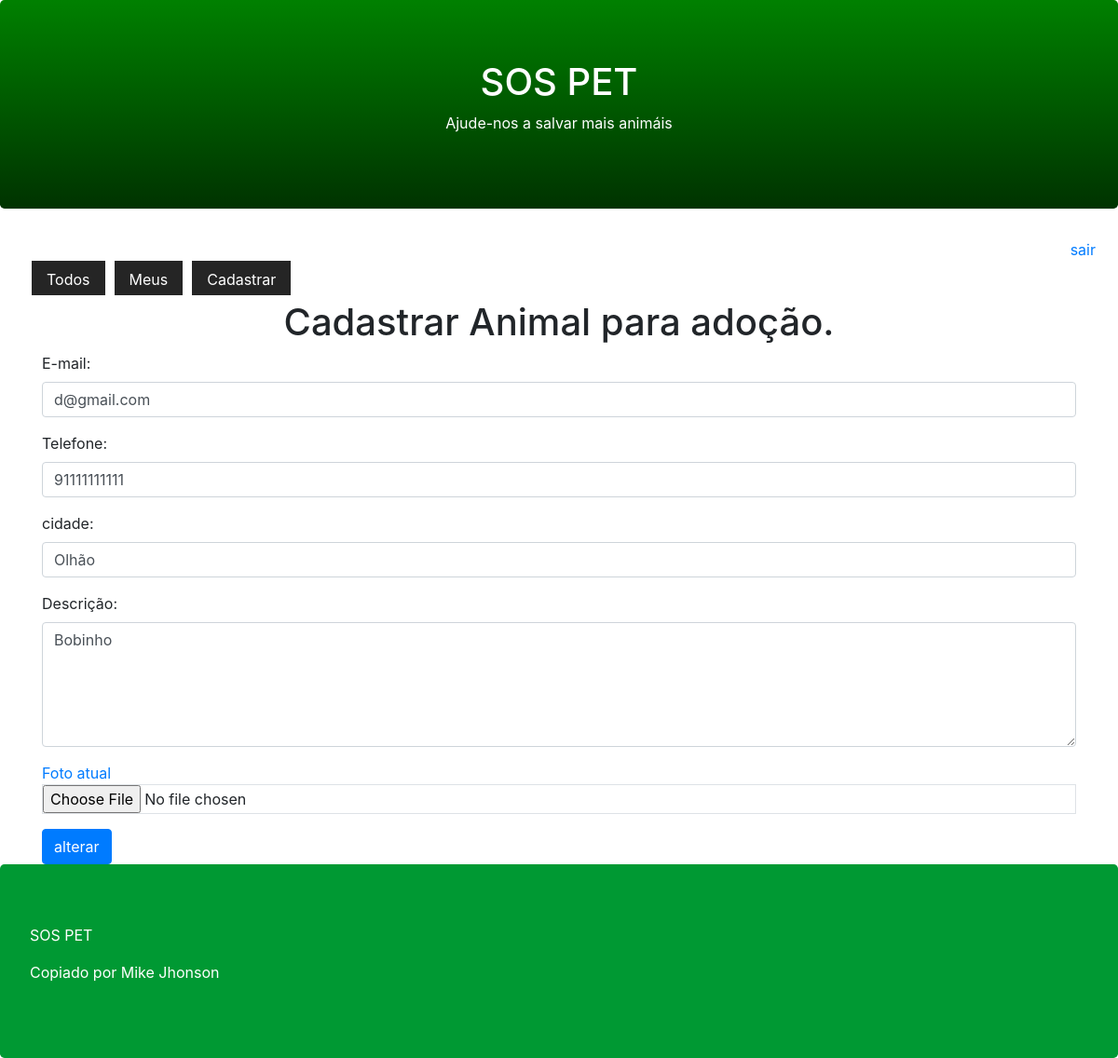
The app's page /pet/register/?id=4 (signed in) with its own data.
### core/models.py (models this page shows, shortened)
class Pet(models.Model):
    city = models.CharField(max_length=100)
    description = models.TextField()
    phone = models.CharField(max_length=11)
    email = models.EmailField()
    begin_date = models.DateTimeField(auto_now_add=True)
    photo = models.ImageField(upload_to='pet')
    active = models.BooleanField(default=True)
    user = models.ForeignKey(User, on_delete=models.CASCADE)

### core/views.py (the view)
# urls.py: path('pet/register/', views.register_pet),
@login_required(login_url='/login/')
def register_pet(request):
    pet_id = request.GET.get('id')
    if pet_id:
        pet = Pet.objects.get(id=pet_id)
        if pet.user == request.user:
            return render(request, 'register-pet.html', {'pet':pet})
    return render(request, 'register-pet.html')

### templates/register-pet.html (shortened to what this page needs)
{% extends "model-page.html" %}
{% block content %}
    <h1 class="text-center">Cadastrar Animal para adoção.</h1>
    <form enctype="multipart/form-data" action="submit/", method="POST">
    <div class="container">
        <div class="form-group">
            <label for="email">E-mail:</label>
            <input class="form-control" name="email" type="text" value="{{ pet.email }}">
        </div>
        <div class="form-group">
            <label for="phone">Telefone:</label>
            <input class="form-control" name="phone" type="number" value="{{ pet.phone }}">
        </div>
        <div class="form-group">
            <label for="city">cidade:</label>
            <input class="form-control" name="city" type="text" value="{{ pet.city }}">
        </div>
        <div class="form-group">
            <label for="description">Descrição:</label>
            <textarea class="form-control" rows="5" name="description">{{ pet.description }}</textarea>
        </div>
        <div class="form-group">
            <a href="/media/{{ pet.photo }}" target="_blank">Foto atual</a>
            <input type="file" class="form-control-file border" name="file" accept="image/*">
        </div>
        <button type="submit" class="btn btn-primary">
            {% if pet %}
                alterar
            {% else %}
                Cadastrar
            {% endif %}
        </button>
    </form>
{% endblock %}

### records on screen
Pet: email "d@gmail.com", phone "91111111111", city "Olhão", description "Bobinho"
